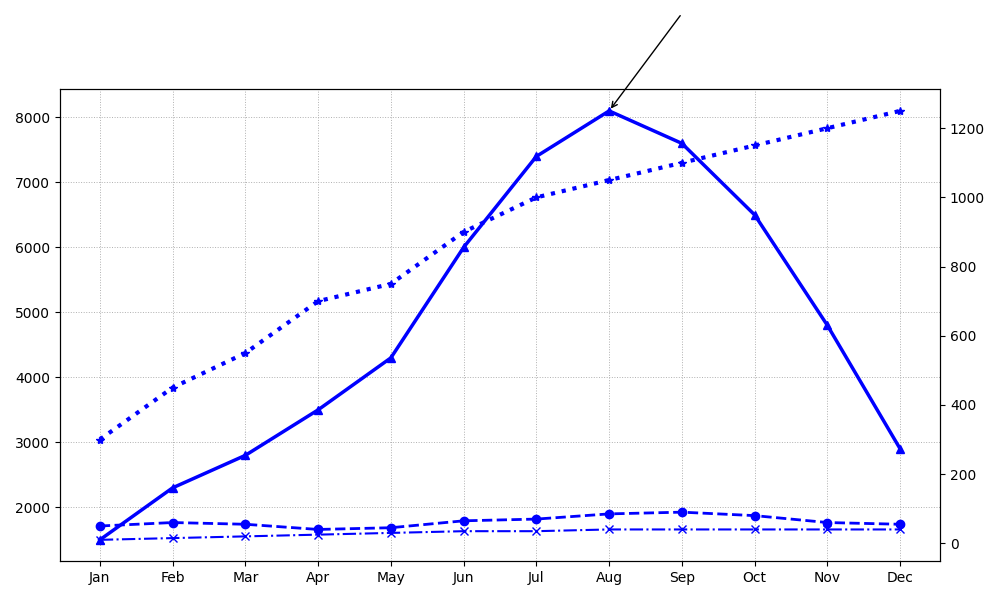

The script that drew this image:
import matplotlib.pyplot as plt
import numpy as np

months = np.array(['Jan', 'Feb', 'Mar', 'Apr', 'May', 'Jun', 'Jul', 'Aug', 'Sep', 'Oct', 'Nov', 'Dec'])
checkouts = np.array([1500, 2300, 2800, 3500, 4300, 6000, 7400, 8100, 7600, 6500, 4800, 2900])
stations = np.array([10, 15, 20, 25, 30, 35, 35, 40, 40, 40, 40, 40])
subscriptions = np.array([300, 450, 550, 700, 750, 900, 1000, 1050, 1100, 1150, 1200, 1250])
maintenance_calls = np.array([50, 60, 55, 40, 45, 65, 70, 85, 90, 80, 60, 55])

fig, ax1 = plt.subplots(figsize=(10, 6))

ax1.plot(months, checkouts, color='blue', linestyle='-', marker='^', linewidth=2.5)

ax2 = ax1.twinx()
ax2.plot(months, stations, color='blue', linestyle='-.', marker='x', linewidth=1.5)
ax2.plot(months, subscriptions, color='blue', linestyle=':', marker='*', linewidth=3)
ax2.plot(months, maintenance_calls, color='blue', linestyle='--', marker='o', linewidth=2)

max_checkouts_month = months[np.argmax(checkouts)]
max_checkouts_value = max(checkouts)
ax1.annotate('',
             xy=(max_checkouts_month, max_checkouts_value), 
             xytext=(8, max_checkouts_value + 1500),
             arrowprops=dict(facecolor='grey', arrowstyle='->'))

ax1.grid(True, which='both', linestyle=':', linewidth=0.7)
ax2.grid(False)

plt.tight_layout()
plt.show()
